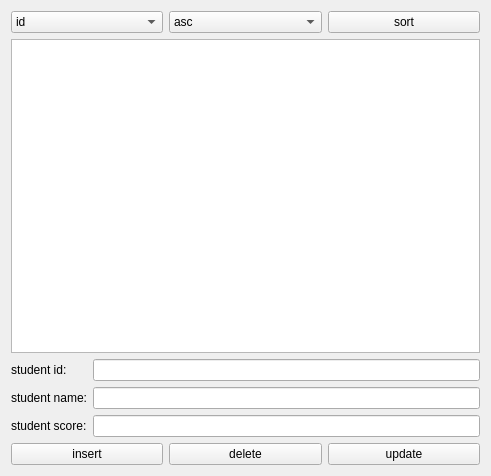
<?xml version="1.0" encoding="UTF-8"?>
<ui version="4.0">
 <class>StudentWidget</class>
 <widget class="QWidget" name="StudentWidget">
  <property name="geometry">
   <rect>
    <x>0</x>
    <y>0</y>
    <width>491</width>
    <height>476</height>
   </rect>
  </property>
  <property name="windowTitle">
   <string>StudentWidget</string>
  </property>
  <layout class="QVBoxLayout" name="verticalLayout">
   <item>
    <layout class="QHBoxLayout" name="horizontalLayout">
     <item>
      <widget class="QComboBox" name="valueComboBox">
       <item>
        <property name="text">
         <string>id</string>
        </property>
       </item>
       <item>
        <property name="text">
         <string>score</string>
        </property>
       </item>
      </widget>
     </item>
     <item>
      <widget class="QComboBox" name="condComboBox">
       <item>
        <property name="text">
         <string>asc</string>
        </property>
       </item>
       <item>
        <property name="text">
         <string>dasc</string>
        </property>
       </item>
      </widget>
     </item>
     <item>
      <widget class="QPushButton" name="sortButton">
       <property name="text">
        <string>sort</string>
       </property>
      </widget>
     </item>
    </layout>
   </item>
   <item>
    <widget class="QTableView" name="tableView">
     <property name="layoutDirection">
      <enum>Qt::LeftToRight</enum>
     </property>
    </widget>
   </item>
   <item>
    <layout class="QGridLayout" name="gridLayout">
     <item row="0" column="0">
      <widget class="QLabel" name="label">
       <property name="layoutDirection">
        <enum>Qt::RightToLeft</enum>
       </property>
       <property name="text">
        <string>student id:</string>
       </property>
      </widget>
     </item>
     <item row="1" column="0">
      <widget class="QLabel" name="label_2">
       <property name="text">
        <string>student name:</string>
       </property>
      </widget>
     </item>
     <item row="1" column="1">
      <widget class="QLineEdit" name="nameEdit"/>
     </item>
     <item row="2" column="0">
      <widget class="QLabel" name="label_3">
       <property name="text">
        <string>student score:</string>
       </property>
      </widget>
     </item>
     <item row="2" column="1">
      <widget class="QLineEdit" name="scoreEdit"/>
     </item>
     <item row="0" column="1">
      <widget class="QLineEdit" name="idEdit"/>
     </item>
    </layout>
   </item>
   <item>
    <layout class="QHBoxLayout" name="horizontalLayout_2">
     <item>
      <widget class="QPushButton" name="insertButton">
       <property name="text">
        <string>insert</string>
       </property>
      </widget>
     </item>
     <item>
      <widget class="QPushButton" name="deleteButton">
       <property name="text">
        <string>delete</string>
       </property>
      </widget>
     </item>
     <item>
      <widget class="QPushButton" name="updateButton">
       <property name="text">
        <string>update</string>
       </property>
      </widget>
     </item>
    </layout>
   </item>
  </layout>
 </widget>
 <layoutdefault spacing="6" margin="11"/>
 <resources/>
 <connections/>
</ui>
